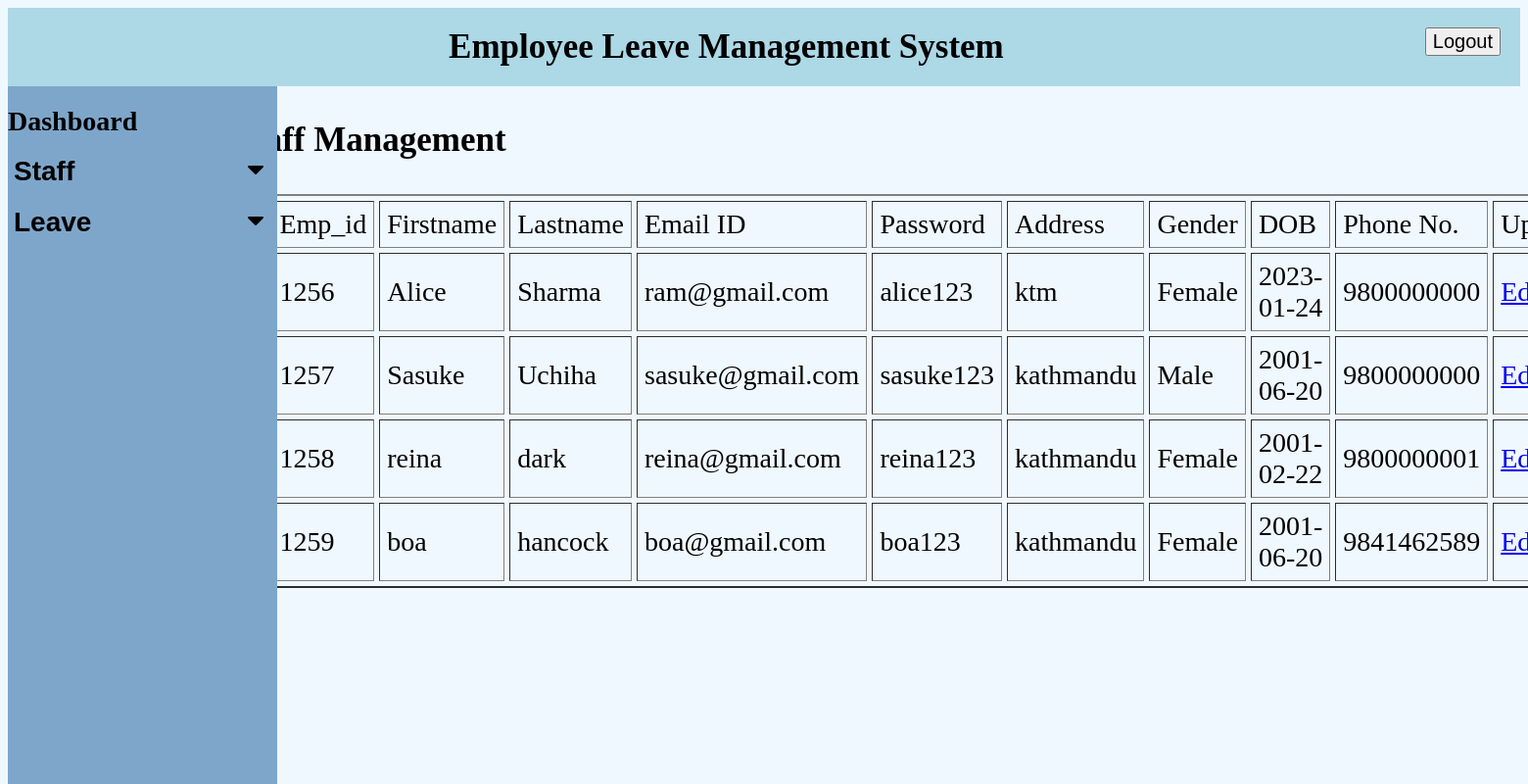
Page /manager/edit.php on the earlier database version.
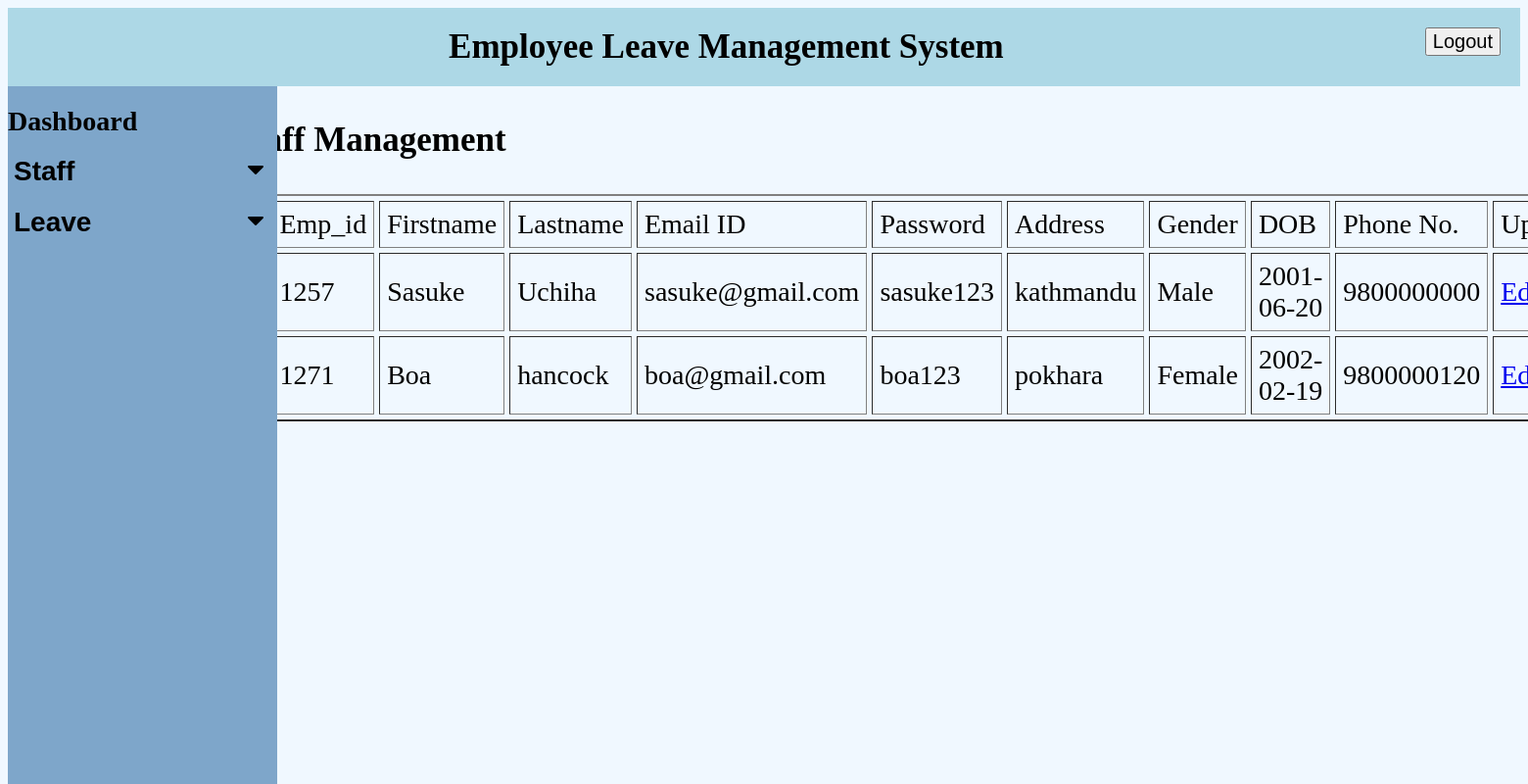
Same page on the later database version.
### tables this page shows
CREATE TABLE `employees` (
  `emp_id` int(11) NOT NULL,
  `Firstname` char(20) NOT NULL,
  `Lastname` char(20) NOT NULL,
  `Email` varchar(50) NOT NULL,
  `Password` varchar(30) NOT NULL,
  `Address` varchar(50) NOT NULL,
  `Gender` char(10) NOT NULL,
  `DOB` date NOT NULL,
  `Phone` bigint(20) NOT NULL
);

### manager/edit.php (the view, shortened to what this page needs)
<html>
    <head>
        <link rel="stylesheet" href="https://cdnjs.cloudflare.com/ajax/libs/font-awesome/4.7.0/css/font-awesome.min.css">
        <link rel ="stylesheet" href="mstyle.css">
    </head>
<body>
    <nav>Employee Leave Management System
      <button  class="drop" onclick="window.location.href='logout.php';">Logout
      </button>
    </nav>
    <div class="sidenav">
        <a href ="managerdashboard.php">Dashboard</a><br>
        <button class="dropdown-btn">Staff
            <i class="fa fa-caret-down"></i>
        </button>
        <br>
        <button class="dropdown-btn">Leave
            <i class="fa fa-caret-down"></i>
        </button>
        <br>
</div>
<div class="manage">
    <h3>Staff Management</h3>
</div>
<?php
include('connection.php');
$result = mysqli_query($con,"SELECT * FROM employees");
?>
<html>
 <head>
 </head>
<body>
<?php
if (mysqli_num_rows($result) > 0){?>
<form action="editstaff.php" method="POST">
<div class="table-content">
    <table border = "2" cellpadding = "7px" cellspacing="5px">
          <tr>
            <td>Emp_id</td>
            <td>Firstname</td>
            <td>Lastname</td>
            <td>Email ID</td>
            <td>Password </td>
            <td>Address</td>
            <td>Gender</td>
            <td>DOB</td>
            <td>Phone No.</td>
            <td>Update</td>
          </tr>
                <?php
                while($row = mysqli_fetch_array($result)) {
                ?>
          <tr>
            <td><?php echo $row["emp_id"]; ?></td>
            <td><?php echo $row["Firstname"]; ?></td>
            <td><?php echo $row["Lastname"]; ?></td>
            <td><?php echo $row["Email"]; ?></td>
            <td><?php echo $row["Password"]; ?></td>
            <td><?php echo $row["Address"]; ?></td>
            <td><?php echo $row["Gender"]; ?></td>
            <td><?php echo $row["DOB"]; ?></td>
            <td><?php echo $row["Phone"]; ?></td>
            <td><a href="editstaff.php?id=<?php echo $row["emp_id"]; ?>">Edit</a></td>
          </tr>
                <?php
                }
                ?>
    </table>
</div>
 <?php
}
else
{
    echo "No result found";
}
?>
 </body>
</html>

Differences in the rows shown:
removed employees: emp_id "1256", Firstname "Alice", Lastname "Sharma", Email "ram@gmail.com", Password "alice123", Address "ktm", Gender "Female", DOB "2023-01-24", Phone "9800000000"
removed employees: emp_id "1258", Firstname "reina", Lastname "dark", Email "reina@gmail.com", Password "reina123", Address "kathmandu", Gender "Female", DOB "2001-02-22", Phone "9800000001"
removed employees: emp_id "1259", Firstname "boa", Lastname "hancock", Email "boa@gmail.com", Password "boa123", Address "kathmandu", Gender "Female", DOB "2001-06-20", Phone "9841462589"
added employees: emp_id "1271", Firstname "Boa", Lastname "hancock", Email "boa@gmail.com", Password "boa123", Address "pokhara", Gender "Female", DOB "2002-02-19", Phone "9800000120"
